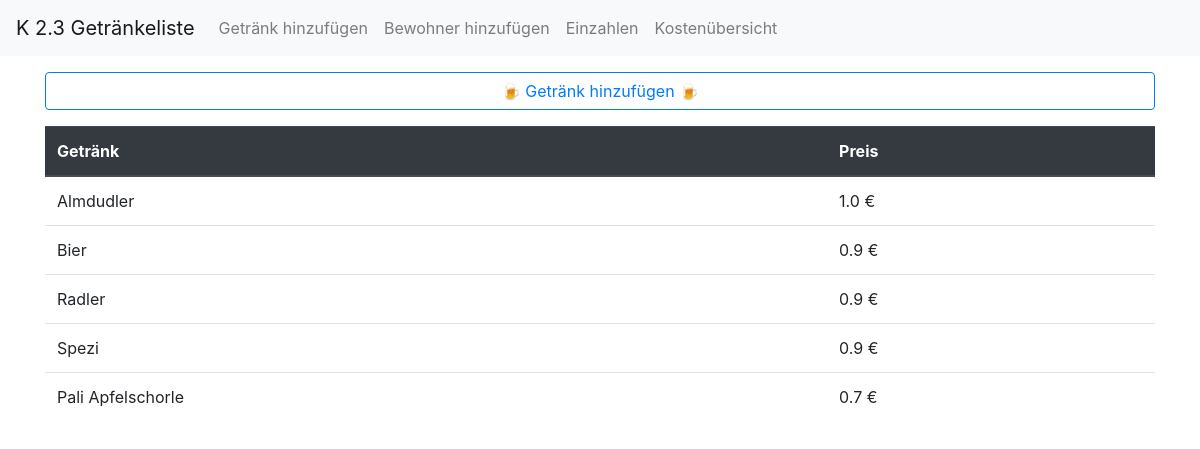
Before: /drinkcounter/beverage-prices/ with the older database file.
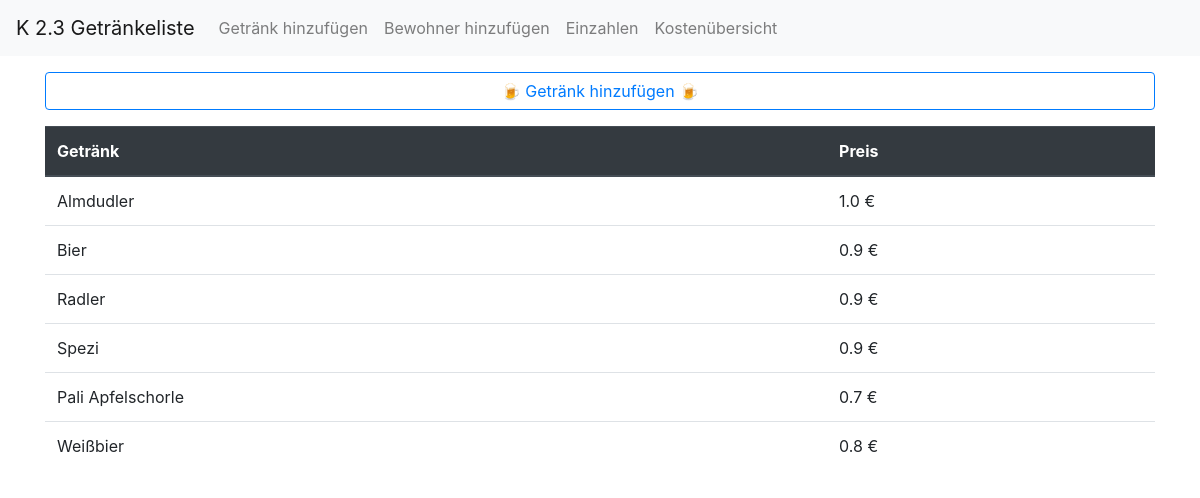
After: the same page with the newer database file.
### drinkcounter/models.py (models this page shows, shortened)
class Beverage(models.Model):
    class Meta:
        verbose_name = 'Beverage'
        verbose_name_plural = 'Beverages'
    name = models.CharField(max_length=50)
    price = models.FloatField()
    def calculateConsumptionPerBeverage(self):
        """
        Calculate how much each beverage is consumed
        """
        return Consumption.objects.filter(beverage=self).count()
    consumption_count = property(calculateConsumptionPerBeverage)

### drinkcounter/views.py (the view)
# urls.py: path('beverage-prices/', BeveragePriceView.as_view(), name='BeveragePriceView'),
class BeveragePriceView(TemplateView):
    template_name = 'drinkcounter/beverage-prices.html'
    def get(self, request):
        beverages = Beverage.objects.all()
        context = {
            'beverages': beverages,
        }
        return render(request, self.template_name, context=context)

### drinkcounter/templates/drinkcounter/beverage-prices.html (shortened to what this page needs)
{% extends "navbar.html" %}
{% load drinkcounter_extras %}
{% block content %}
<div class="container mt-3">
    <div class="row mb-3">
        <div class="col">
            <a class="btn btn-outline-primary btn-block" href="{% url 'drinkcounter:AddBeverageView' %}">&#127866; Getränk hinzufügen &#127866;</a>
        </div>
    </div>
    <div class="row justify-content-center">
        <div class="col">
            <table class="table">
                <thead class="thead-dark">
                    <tr>
                        <th scope="col">Getränk</th>
                        <th scope="col">Preis</th>
                    </tr>
                </thead>
                <tbody>
                    {% for beverage in beverages %}
                    <tr>
                        <td>{{ beverage.name }}</td>
                        <td>{{ beverage.price }} €</td>
                    </tr>
                    {% endfor %}
                </tbody>
                </table>
        </div>
    </div>
</div>
{% endblock %}

Changed rows visible on the page:
added Beverage: name "Weißbier", price "0.8"
